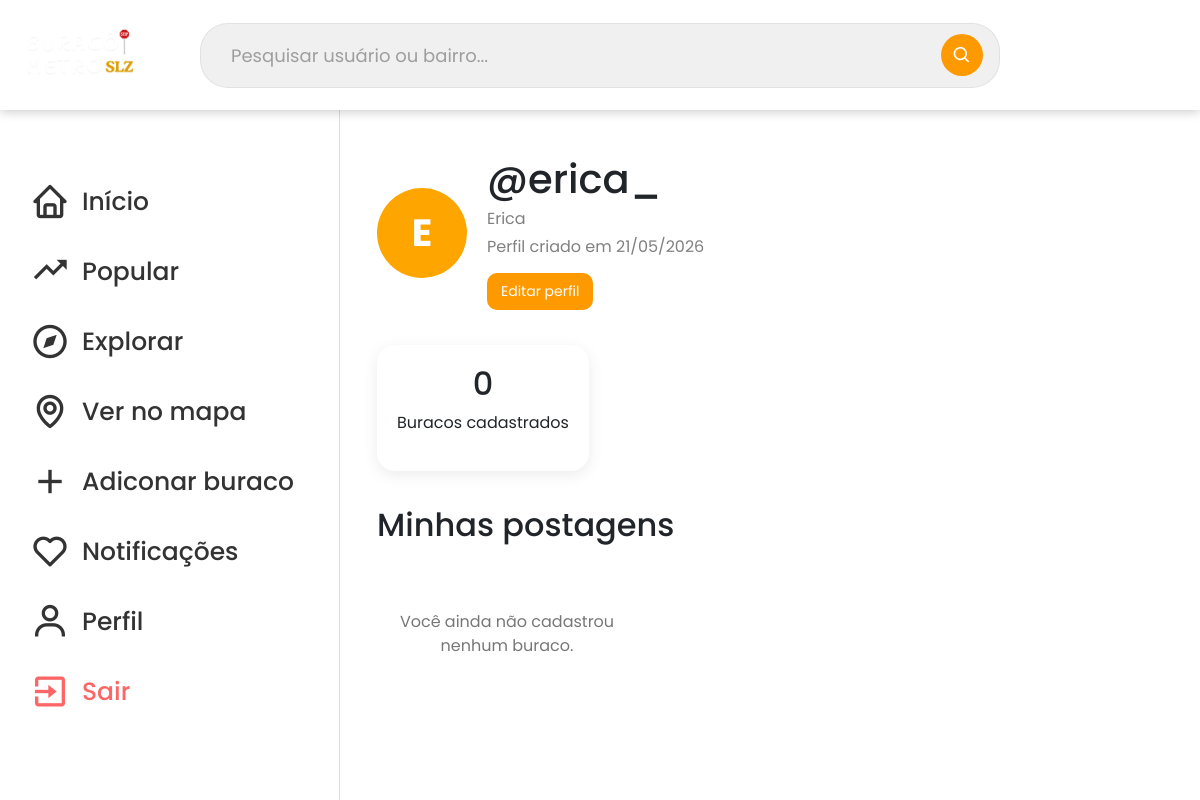
Page /perfil/ (signed in) on the earlier database version.
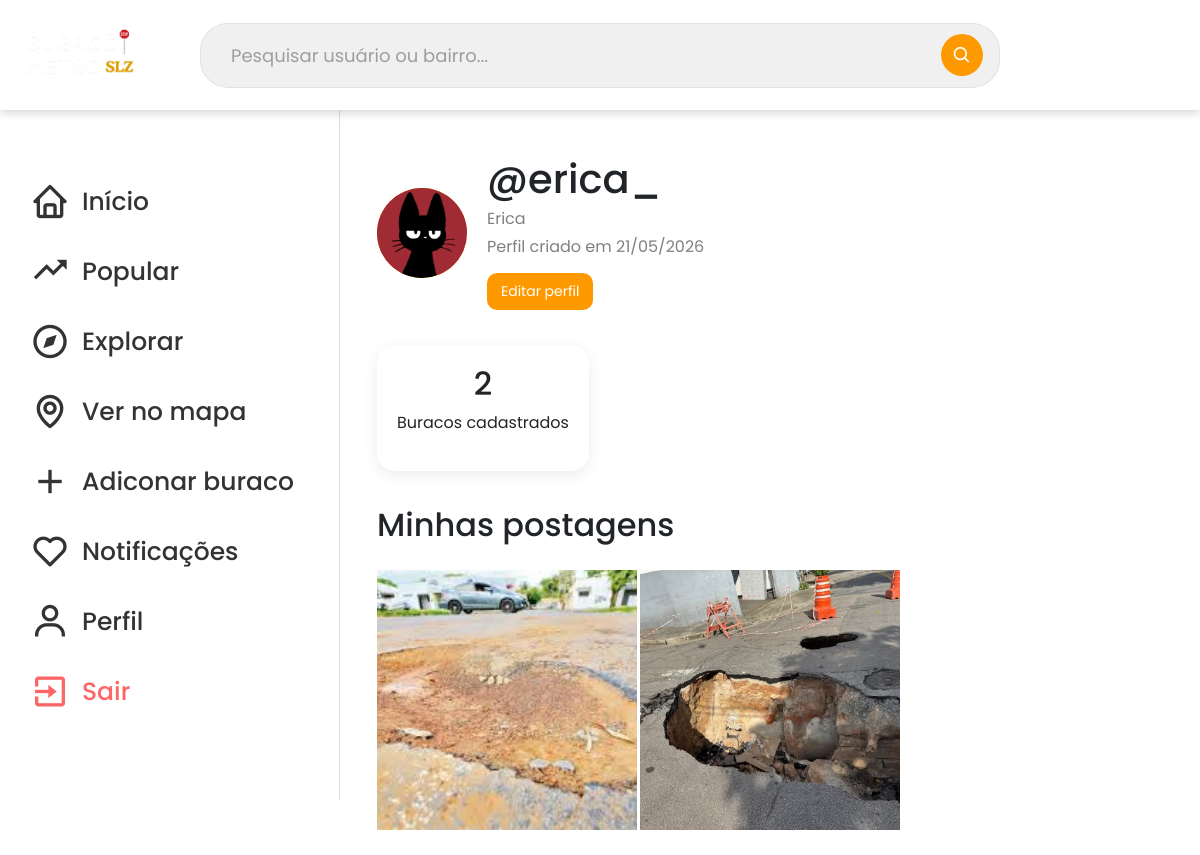
Same page on the later database version.
### usuarios/models.py (models this page shows, shortened)
class CustomUser(AbstractUser):
    date_of_birth = models.DateField(null=True, blank=True)
    name = models.CharField(max_length=255, null=True, blank=True)
    foto = models.ImageField(upload_to='perfis/', null=True, blank=True)
    objects = UserManager()

### buracos/models.py (models this page shows, shortened)
class Buraco(models.Model):
    titulo = models.CharField(max_length=255)
    descricao = models.TextField()
    local = models.CharField(max_length=255)
    endereco = models.CharField(max_length=255)
    url_imagem = models.URLField()
    tamanho = models.SmallIntegerField(default=1)
    data_atual = models.DateTimeField(auto_now_add=True)
    created_at = models.DateTimeField(auto_now_add=True)  # Data e hora de criação (preenchido automaticamente)
    updated_at = models.DateTimeField(auto_now=True)  # Data e hora de última atualização (atualizado automaticamente)
    usuario = models.ForeignKey(settings.AUTH_USER_MODEL, on_delete=models.CASCADE, null=True, blank=True)

### usuarios/views.py (the view)
# urls.py: path('perfil/', perfilView, name='perfilView'),
@login_required
def perfilView(request):
    usuario = request.user
    buracos = Buraco.objects.filter(usuario=usuario).order_by('-created_at')
    return render(request, 'usuarios/perfil.html', {
        'usuario': usuario,
        'buracos': buracos,
    })
    return render(request, 'usuarios/perfil.html', variaveis)

### usuarios/templates/usuarios/perfil.html (shortened to what this page needs)
{% extends 'principal/principal.html' %}
{% load static %}
{% block content %}
<div class="perfil-container">
    <div class="perfil-header">
        <div class="perfil-avatar">
            {% if usuario.foto %}
                <img src="{{ usuario.foto.url }}" alt="Foto de perfil">
            {% else %}
                {{ usuario.username|slice:":1"|upper }}
            {% endif %}
        </div>
        <div>
            <h1>@{{ usuario.username }}</h1>
            <p>{{ usuario.name }}</p>
            <p>
                Perfil criado em {{ usuario.date_joined|date:"d/m/Y" }}
            </p>
            <a href="{% url 'editarPerfilView' %}" class="btn-editar-perfil">
                Editar perfil
            </a>
        </div>
    </div>
    <div class="perfil-stats">
        <div class="stat-card">
            <h2>{{ buracos.count }}</h2>
            <p>Buracos cadastrados</p>
        </div>
    </div>
    <h2 class="titulo-postagens">
        Minhas postagens
    </h2>
<div class="explorar-grid perfil-grid">
    {% for buraco in buracos %}
        <a href="{% url 'detalheBuracoView' buraco.id %}" class="explorar-item" data-index="{{ forloop.counter0 }}">
            {% if buraco.imagem %}
                <img src="{{ buraco.imagem.url }}" alt="{{ buraco.titulo }}">
            {% elif buraco.url_imagem %}
                <img src="{% static 'image-users/' %}{{ buraco.url_imagem }}" alt="{{ buraco.titulo }}">
            {% endif %}
        </a>
    {% empty %}
        <p class="empty-feed">Você ainda não cadastrou nenhum buraco.</p>
    {% endfor %}
</div>
</div>
{% endblock %}

Differences in the rows shown:
changed CustomUser "erica_": foto: picture added; username "E" → (not shown)
added Buraco: url_imagem (picture)
added Buraco: url_imagem (picture)
Other differences:
{{ buracos.count }}: "0" → "2"
text no longer shown: "Você ainda não cadastrou nenhum buraco."
